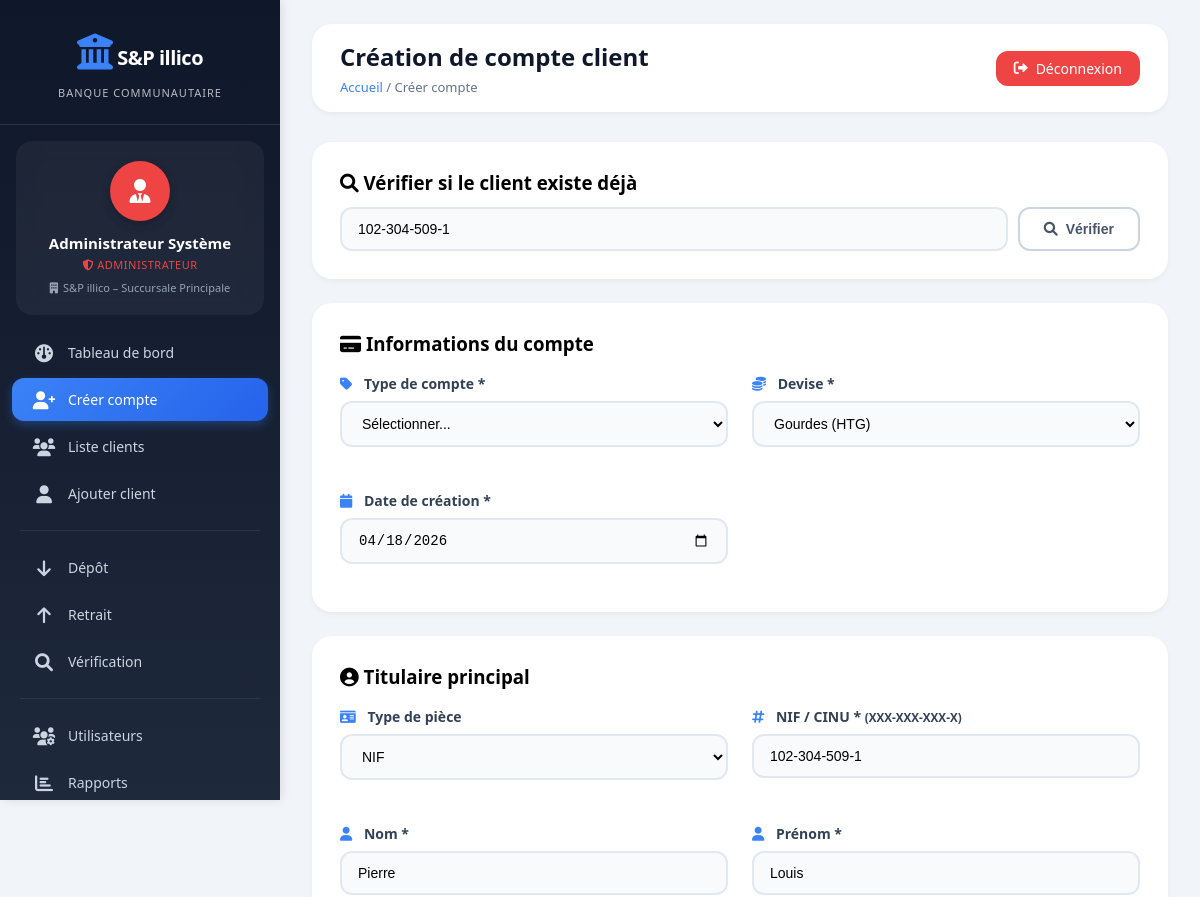
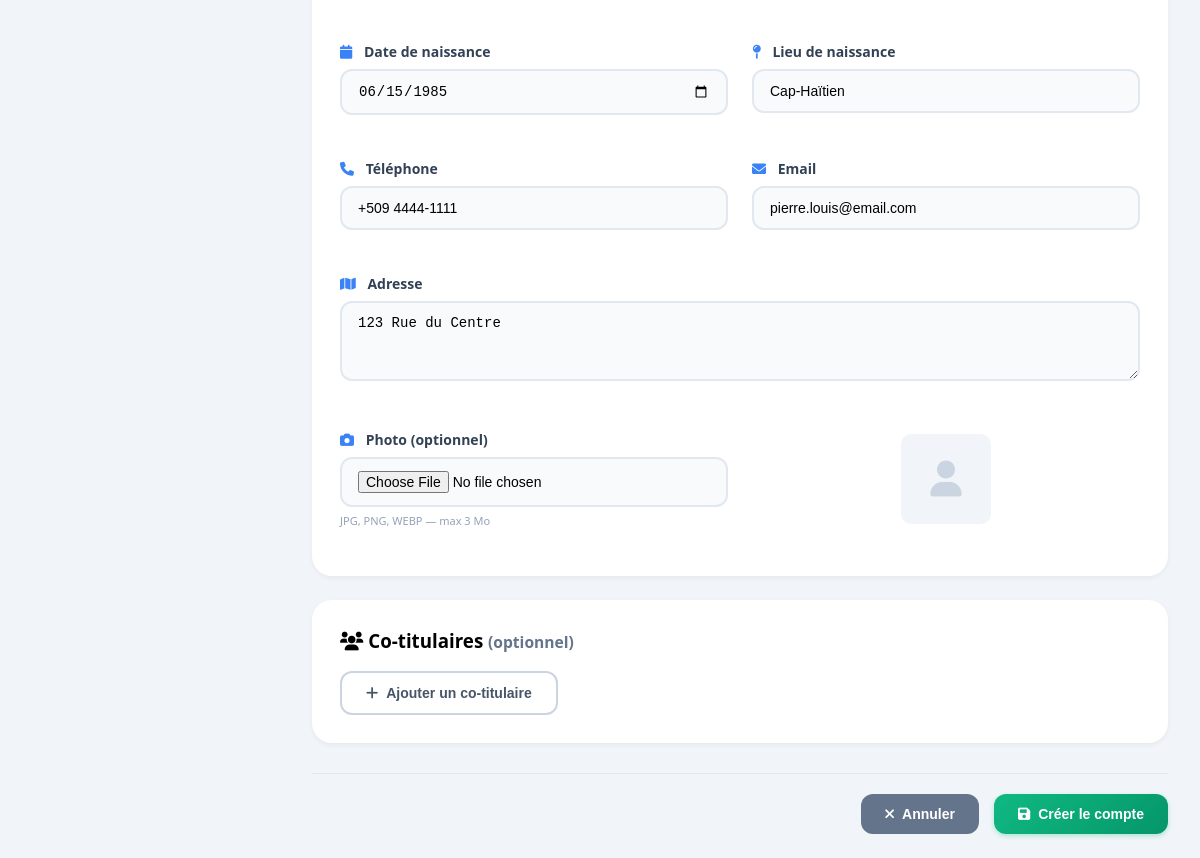
Screenshot of /main/admin/creer_compte.php?search_client=102-304-509-1 (signed in) with the database file from the repository (2 pictures, top to bottom).
### tables this page shows
CREATE TABLE clients (
    id             INT AUTO_INCREMENT PRIMARY KEY,
    id_client      VARCHAR(20) NOT NULL UNIQUE,
    type_piece     ENUM('NIF','CINU','PASSEPORT','AUTRE') DEFAULT NULL,
    nom            VARCHAR(50)  NOT NULL,
    prenom         VARCHAR(50)  NOT NULL,
    date_naissance DATE,
    lieu_naissance VARCHAR(100),
    adresse        TEXT,
    telephone      VARCHAR(20),
    email          VARCHAR(100),
    photo          VARCHAR(255) DEFAULT NULL,
    created_at     TIMESTAMP DEFAULT CURRENT_TIMESTAMP,
    updated_at     TIMESTAMP DEFAULT CURRENT_TIMESTAMP ON UPDATE CURRENT_TIMESTAMP,
    INDEX idx_id_client  (id_client),
    INDEX idx_nom_prenom (nom, prenom),
    INDEX idx_telephone  (telephone)
);

### main/admin/creer_compte.php (the view, shortened to what this page needs)
<?php
require_once '../config/connexion.php';
$compte_cree     = null;
$client_existant = null;
if (!empty($_GET['search_client'])) {
    $stmt = $pdo->prepare("SELECT * FROM clients WHERE id_client = ?");
    $stmt->execute([trim($_GET['search_client'])]);
    $client_existant = $stmt->fetch();
}
function genererIdClientSuggestion(PDO $pdo): string {
    $total = (int) $pdo->query("SELECT COUNT(*) FROM clients")->fetchColumn();
    $base  = 100 + $total + 1;
    $a = str_pad((int)($base / 1000), 3, '0', STR_PAD_LEFT);
    $b = str_pad($base % 1000, 3, '0', STR_PAD_LEFT);
    $c = str_pad((($base * 3) % 1000), 3, '0', STR_PAD_LEFT);
    $d = ($base % 9) + 1;
    return "$a-$b-$c-$d";
}
$suggestion_id = genererIdClientSuggestion($pdo);
?>
<!DOCTYPE html>
<html lang="fr">
<head>
    <link rel="stylesheet" href="https://cdnjs.cloudflare.com/ajax/libs/font-awesome/6.0.0/css/all.min.css">
    <link rel="stylesheet" href="../assets/css/common.css">
</head>
<body>
    <?php require_once '../includes/sidebar.php'; ?>
    <div class="main-content">
        <div class="top-bar no-print">
            <div class="page-title">
                <h1>Création de compte client</h1>
                <div class="breadcrumb"><a href="dashboard.php">Accueil</a> / Créer compte</div>
            </div>
            <div class="top-right">
                <a href="../logout.php" class="logout-btn"><i class="fas fa-sign-out-alt"></i> Déconnexion</a>
            </div>
        </div>
        <?php if (!$compte_cree): ?>
        <form method="post" enctype="multipart/form-data" id="formCreation" class="no-print">
            <div class="card">
                <h3 style="margin-bottom:12px;"><i class="fas fa-search"></i> Vérifier si le client existe déjà</h3>
                <div style="display:flex;gap:10px;">
                    <input type="text" id="searchClientInput" class="form-control"
                           placeholder="NIF/CINU (XXX-XXX-XXX-X)" style="flex:1;"
                           value="<?= htmlspecialchars($_GET['search_client'] ?? '') ?>">
                    <button type="button" class="btn btn-outline" onclick="rechercherClient()">
                        <i class="fas fa-search"></i> Vérifier
                    </button>
                </div>
            </div>
            <div class="card">
                <h3 style="margin-bottom:18px;"><i class="fas fa-credit-card"></i> Informations du compte</h3>
                <div class="form-grid">
                    <div class="form-group">
                        <label><i class="fas fa-tag"></i> Type de compte *</label>
                        <select name="type_compte_id" class="form-control" required>
                            <option value="">Sélectionner...</option>
                        </select>
                    </div>
                    <div class="form-group">
                        <label><i class="fas fa-coins"></i> Devise *</label>
                        <select name="devise" class="form-control" required>
                            <option value="HTG">Gourdes (HTG)</option>
                        </select>
                    </div>
                    <div class="form-group">
                        <label><i class="fas fa-calendar"></i> Date de création *</label>
                        <input type="date" name="date_creation" class="form-control"
                               value="<?= date('Y-m-d') ?>" max="<?= date('Y-m-d') ?>" required>
                    </div>
                </div>
            </div>
            <div class="card">
                <h3 style="margin-bottom:18px;"><i class="fas fa-user-circle"></i> Titulaire principal</h3>
                <div class="form-grid">
                    <div class="form-group">
                        <label><i class="fas fa-id-card"></i> Type de pièce</label>
                        <select name="type_piece" class="form-control">
                            <option value="NIF">NIF</option>
                        </select>
                    </div>
                    <div class="form-group">
                        <label><i class="fas fa-hashtag"></i> NIF / CINU * <small>(XXX-XXX-XXX-X)</small></label>
                        <input type="text" name="id_client" id="id_client" class="form-control"
                               placeholder="Ex: 102-304-509-1"
                               value="<?= htmlspecialchars($client_existant['id_client'] ?? $suggestion_id) ?>"
                               maxlength="13" required>
                    </div>
                    <div class="form-group">
                        <label><i class="fas fa-user"></i> Nom *</label>
                        <input type="text" name="nom" id="nom" class="form-control"
                               value="<?= htmlspecialchars($client_existant['nom'] ?? '') ?>" required>
                    </div>
                    <div class="form-group">
                        <label><i class="fas fa-user"></i> Prénom *</label>
                        <input type="text" name="prenom" id="prenom" class="form-control"
                               value="<?= htmlspecialchars($client_existant['prenom'] ?? '') ?>" required>
                    </div>
                    <div class="form-group">
                        <label><i class="fas fa-calendar"></i> Date de naissance</label>
                        <input type="date" name="date_naissance" id="date_naissance" class="form-control"
                               value="<?= htmlspecialchars($client_existant['date_naissance'] ?? '') ?>"
                               max="<?= date('Y-m-d') ?>">
                    </div>
                    <div class="form-group">
                        <label><i class="fas fa-map-pin"></i> Lieu de naissance</label>
                        <input type="text" name="lieu_naissance" id="lieu_naissance" class="form-control"
                               value="<?= htmlspecialchars($client_existant['lieu_naissance'] ?? '') ?>">
                    </div>
                    <div class="form-group">
                        <label><i class="fas fa-phone"></i> Téléphone</label>
                        <input type="tel" name="telephone" id="telephone" class="form-control"
                               value="<?= htmlspecialchars($client_existant['telephone'] ?? '') ?>">
                    </div>
                    <div class="form-group">
                        <label><i class="fas fa-envelope"></i> Email</label>
                        <input type="email" name="email" id="email" class="form-control"
                               value="<?= htmlspecialchars($client_existant['email'] ?? '') ?>">
                    </div>
                    <div class="form-group full-width">
                        <label><i class="fas fa-map"></i> Adresse</label>
                        <textarea name="adresse" id="adresse" class="form-control" rows="2"><?= htmlspecialchars($client_existant['adresse'] ?? '') ?></textarea>
                    </div>
                    <div class="form-group">
                        <label><i class="fas fa-camera"></i> Photo (optionnel)</label>
                        <input type="file" name="photo" id="photoInput" class="form-control" accept="image/*">
                        <div class="form-hint">JPG, PNG, WEBP — max 3 Mo</div>
                    </div>
                    <div class="form-group" style="display:flex;align-items:center;justify-content:center;">
                        <div id="photoPreview" style="width:90px;height:90px;border-radius:10px;overflow:hidden;background:#f1f5f9;display:flex;align-items:center;justify-content:center;">
                            <i class="fas fa-user" style="font-size:36px;color:#cbd5e1;"></i>
                        </div>
                    </div>
                </div>
            </div>
            <div class="card">
                <h3 style="margin-bottom:18px;"><i class="fas fa-users"></i> Co-titulaires <small style="color:#64748b;">(optionnel)</small></h3>
                <button type="button" class="btn btn-outline" onclick="ajouterCotitulaire()">
                    <i class="fas fa-plus"></i> Ajouter un co-titulaire
                </button>
            </div>
            <div class="form-actions no-print">
                <button type="reset" class="btn btn-secondary"><i class="fas fa-times"></i> Annuler</button>
                <button type="submit" class="btn btn-success"><i class="fas fa-save"></i> Créer le compte</button>
            </div>
        </form>
        <?php endif; ?>
    </div>
</body>
</html>

### main/assets/css/common.css (style rules this page uses)
* { margin: 0; padding: 0; box-sizing: border-box; }
body { font-family: 'Segoe UI', 'Inter', Tahoma, Geneva, Verdana, sans-serif; background: #f1f5f9; overflow-x: hidden; }
.main-content { margin-left: 280px; padding: 24px 32px; min-height: 100vh; transition: all 0.3s; }
.top-bar { display: flex; justify-content: space-between; align-items: center; margin-bottom: 30px; background: white; padding: 16px 28px; border-radius: 20px; box-shadow: 0 2px 5px rgba(0,0,0,0.05); transition: all 0.3s; }
.page-title h1 { font-size: 24px; color: #0f172a; margin-bottom: 5px; font-weight: 700; }
.breadcrumb { color: #64748b; font-size: 13px; }
.breadcrumb a { color: #3b82f6; text-decoration: none; }
.top-right { display: flex; align-items: center; gap: 20px; }
.logout-btn { background: #ef4444; color: white; padding: 8px 18px; border-radius: 12px; text-decoration: none; font-size: 14px; font-weight: 500; transition: all 0.3s; display: flex; align-items: center; gap: 8px; }
.card { background: white; border-radius: 20px; padding: 28px; margin-bottom: 24px; box-shadow: 0 2px 5px rgba(0,0,0,0.05); transition: all 0.3s; overflow-x: auto; }
.form-grid { display: grid; grid-template-columns: repeat(2, 1fr); gap: 24px; }
.form-group { margin-bottom: 20px; }
.form-group label { display: block; margin-bottom: 8px; font-weight: 600; color: #334155; font-size: 14px; }
.form-group label i { margin-right: 8px; color: #3b82f6; }
.form-control { width: 100%; padding: 12px 16px; border: 2px solid #e2e8f0; border-radius: 12px; font-size: 14px; transition: all 0.2s; background: #f8fafc; }
textarea.form-control { resize: vertical; min-height: 80px; }
select.form-control { cursor: pointer; }
.form-hint { font-size: 11px; color: #94a3b8; margin-top: 6px; }
.full-width { grid-column: span 2; }
.form-actions { display: flex; justify-content: flex-end; gap: 15px; margin-top: 30px; padding-top: 20px; border-top: 1px solid #e2e8f0; flex-wrap: wrap; }
.btn { padding: 12px 24px; border: none; border-radius: 12px; font-size: 14px; font-weight: 600; cursor: pointer; transition: all 0.3s; text-decoration: none; display: inline-flex; align-items: center; gap: 8px; }
.btn-success { background: linear-gradient(135deg, #10b981 0%, #059669 100%); color: white; box-shadow: 0 2px 5px rgba(16,185,129,0.3); }
.btn-secondary { background: #64748b; color: white; }
.btn-outline { background: transparent; border: 2px solid #cbd5e1; color: #475569; }

### rows the page displays
clients: id_client "102-304-509-1", nom "Pierre", prenom "Louis", date_naissance "06/15/1985", lieu_naissance "Cap-Haïtien", telephone "+509 4444-1111", email "pierre.louis@email.com", adresse "123 Rue du Centre"

### other values shown
$nom_complet "Administrateur Système"
$roleLabel "ADMINISTRATEUR"
$succursale_nom "S&P illico – Succursale Principale"
$item['label'] "Tableau de bord"
$item['label'] "Créer compte"
$item['label'] "Liste clients"
$item['label'] "Ajouter client"
$item['label'] "Dépôt"
$item['label'] "Retrait"
$item['label'] "Vérification"
$item['label'] "Utilisateurs"
$item['label'] "Rapports"
